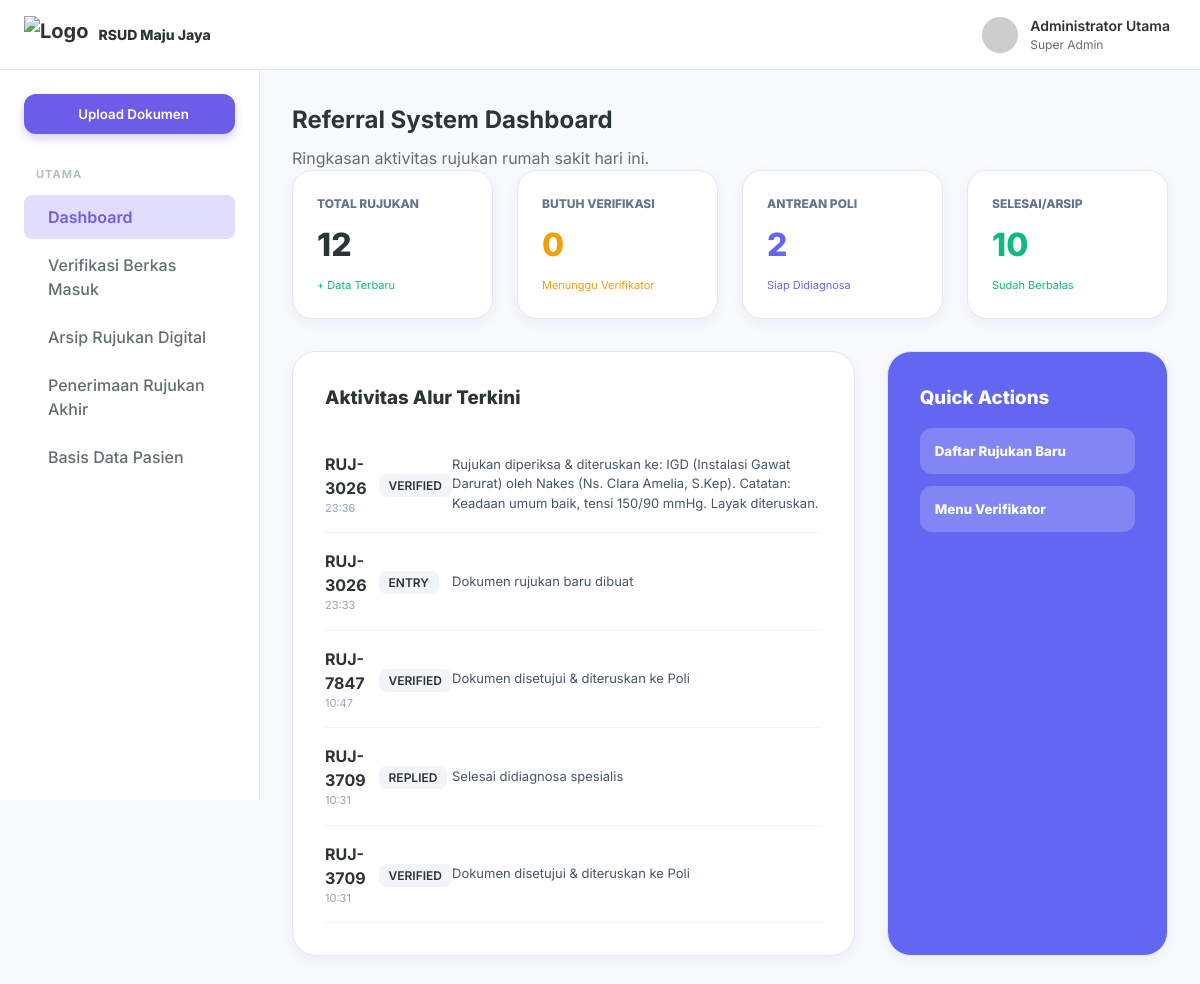
/referral_dashboard.php, run on an earlier commit of the app's database.
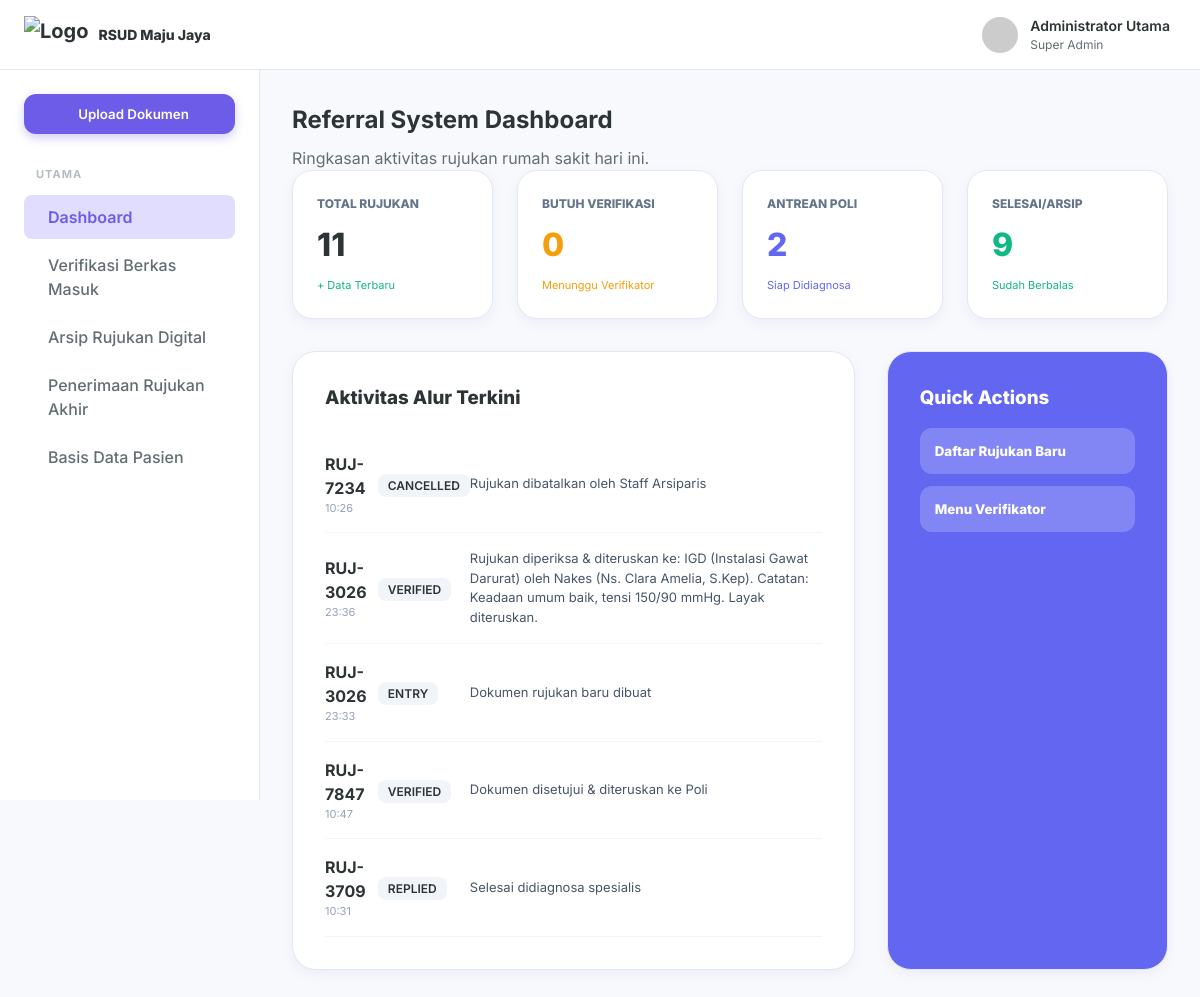
And on a later commit of the database.
### tables this page shows
CREATE TABLE referral_logs (
        id INTEGER PRIMARY KEY AUTOINCREMENT,
        referral_id TEXT,
        stage TEXT,
        action_text TEXT,
        user_name TEXT,
        action_time DATETIME DEFAULT CURRENT_TIMESTAMP,
        created_at DATETIME DEFAULT CURRENT_TIMESTAMP
    );

### config.php (called while the page is built, shortened)
<?php
$db_file = __DIR__ . '/dms_hospital.sqlite';
try {
    $pdo = new PDO("sqlite:" . $db_file);
    $pdo->setAttribute(PDO::ATTR_ERRMODE, PDO::ERRMODE_EXCEPTION);
    $pdo->setAttribute(PDO::ATTR_DEFAULT_FETCH_MODE, PDO::FETCH_ASSOC);
    class SQLiteCompatibilityLayer {
        private $pdo;
        public function __construct($pdo) {
            $this->pdo = $pdo;
        }
        public function query($sql) {
            try {
                $stmt = $this->pdo->query($sql);
                return new SQLiteResultWrapper($stmt);
            } catch (PDOException $e) {
                die("Database Error: " . $e->getMessage() . " (SQL: $sql)");
            }
        }
    }
    class SQLiteResultWrapper {
        private $data = [];
        private $index = 0;
        public function __construct($stmt) {
            $this->stmt = $stmt;
            if ($stmt) {
                $all = $this->stmt->fetchAll();
                $this->data = $all;
                $this->index = 0;
            }
        }
        public function fetch_assoc() {
            if (isset($this->data[$this->index])) {
                return $this->data[$this->index++];
            }
            return null;
        }
        public function fetch_row() {
            $row = $this->fetch_assoc();
            return $row ? array_values($row) : null;
        }
    }
    $conn = new SQLiteCompatibilityLayer($pdo);
} catch (PDOException $e) {
    die("Koneksi SQLite Gagal: " . $e->getMessage());
}

### referral_dashboard.php (the view, shortened to what the changed rows need)
<?php
require_once 'config.php';
$total_rujukan = $conn->query("SELECT COUNT(*) FROM referrals WHERE is_deleted = 0")->fetch_row()[0];
$terarsip = $conn->query("SELECT COUNT(*) FROM referrals WHERE status_flow = 'REPLIED' AND is_deleted = 0")->fetch_row()[0];
$logs = $conn->query("SELECT * FROM referral_logs ORDER BY created_at DESC LIMIT 5");
?>
<!DOCTYPE html>
<html lang="id">
<head>
    <link rel="stylesheet" href="styles.css">
</head>
<body>
    <div class="app-container">
        <div class="main-layout">
            <main class="content-area">
                <h1 class="page-title">Referral System Dashboard</h1>
                <div class="stats-grid" style="display: grid; grid-template-columns: repeat(4, 1fr); gap: 24px; margin-bottom: 32px;">
                    <div class="card" style="padding: 24px; border-radius: 20px;">
                        <div style="color: #64748b; font-size: 12px; font-weight: 800; text-transform: uppercase;">Total Rujukan</div>
                        <div style="font-size: 32px; font-weight: 800; margin: 8px 0;"><?= $total_rujukan ?></div>
                        <div style="font-size: 11px; color: #10b981;">+ Data Terbaru</div>
                    </div>
                    <div class="card" style="padding: 24px; border-radius: 20px;">
                        <div style="color: #64748b; font-size: 12px; font-weight: 800; text-transform: uppercase;">Selesai/Arsip</div>
                        <div style="font-size: 32px; font-weight: 800; margin: 8px 0; color: #10b981;"><?= $terarsip ?></div>
                        <div style="font-size: 11px; color: #10b981;">Sudah Berbalas</div>
                    </div>
                </div>
                <div style="display: grid; grid-template-columns: 2fr 1fr; gap: 32px;">
                    <div class="card" style="padding: 32px; border-radius: 24px;">
                        <table style="width: 100%; border-collapse: collapse;">
                            <?php while($log = $logs->fetch_assoc()): ?>
                            <tr style="border-bottom: 1px solid #f1f5f9;">
                                <td style="padding: 16px 0;">
                                    <div style="font-weight: 700;"><?= $log['referral_id'] ?></div>
                                    <div style="font-size: 11px; color: #94a3b8;"><?= date('H:i', strtotime($log['created_at'])) ?></div>
                                </td>
                                <td style="padding: 16px 0;">
                                    <span style="font-size: 12px; background: #f1f5f9; padding: 4px 10px; border-radius: 8px; font-weight: 600;"><?= $log['stage'] ?></span>
                                </td>
                                <td style="padding: 16px 0; font-size: 13px; color: #475569;">
                                    <?= $log['action_text'] ?>
                                </td>
                            </tr>
                            <?php endwhile; ?>
                        </table>
                    </div>
                </div>
            </main>
        </div>
    </div>
</body>
</html>

What changed in the data, as far as the page shows it:
no longer on this page (row unchanged): referral_logs: referral "RUJ-3709", created_at "10:31", stage "VERIFIED", action_text "Dokumen disetujui & diteruskan ke Poli"
added referral_logs: referral "RUJ-7234", created_at "10:26", stage "CANCELLED", action_text "Rujukan dibatalkan oleh Staff Arsiparis"
Also different on the page:
$total_rujukan: "12" → "11"
$terarsip: "10" → "9"
